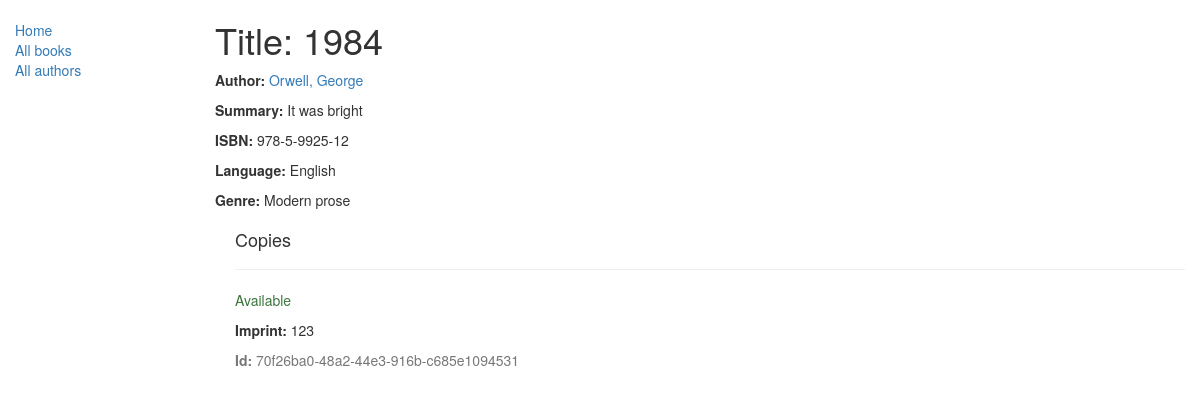
The page /catalog/book/1 on the database as committed earlier.
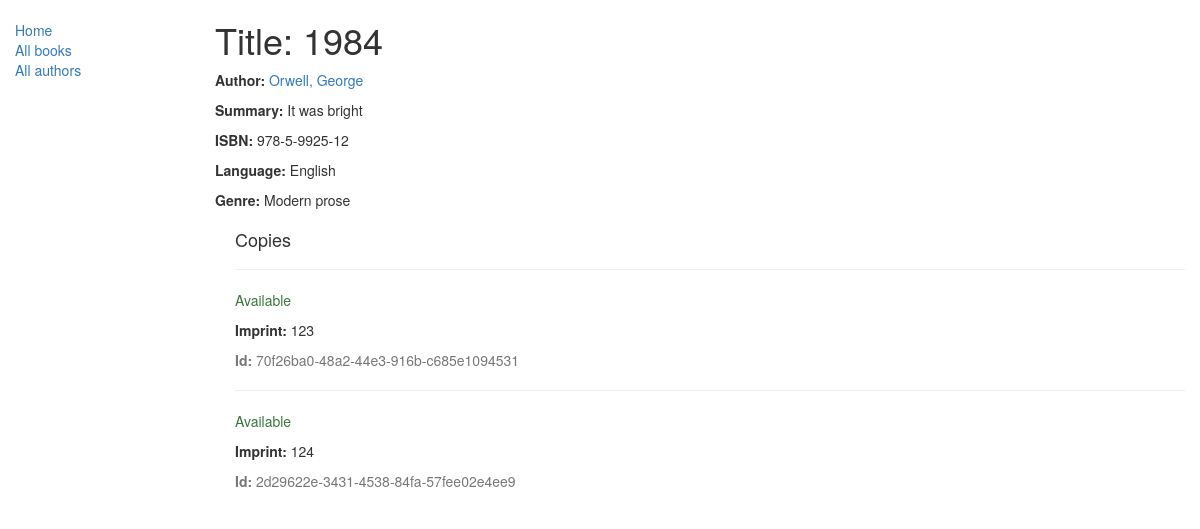
The same page on the database as committed later.
### catalog/models.py (models this page shows, shortened)
class Genre(models.Model):
    name = models.CharField(max_length=200, help_text="Enter a book genre (e.g. Science Fiction, French Poetry etc.)")
    def __str__(self):
        return self.name

class BookInstance(models.Model):
    id = models.UUIDField(primary_key=True, default=uuid.uuid4, help_text="Unique ID for this particular book across whole library")
    book = models.ForeignKey('Book', on_delete=models.SET_NULL, null=True)
    imprint = models.CharField(max_length=200)
    due_back = models.DateField(null=True, blank=True)
    LOAN_STATUS = (
        ('m', 'Maintenance'),
        ('o', 'On loan'),
        ('a', 'Available'),
        ('r', 'Reserved'),
    )
    status = models.CharField(max_length=1, choices=LOAN_STATUS, blank=True, default='m', help_text='Book availability')
    class Meta:
        ordering = ["due_back"]

### catalog/views.py (the view)
# urls.py: url(r'^book/(?P<pk>\d+)$', views.BookDetailView.as_view(), name='book-detail'),
class BookDetailView(generic.DetailView):
    model = Book

### catalog/models.py (called while the page is built)
    def __str__(self):
        return '%s, %s' % (self.last_name, self.first_name)

    def __str__(self):
        return self.name

### catalog/templates/catalog/book_detail.html (shortened to what this page needs)
{% extends "catalog/base_generic.html" %}
{% block content %}
  <h1>Title: {{ book.title }}</h1>
  <p><strong>Author:</strong> <a href="">{{ book.author }}</a></p>
  <p><strong>Summary:</strong> {{ book.summary }}</p>
  <p><strong>ISBN:</strong> {{ book.isbn }}</p>
  <p><strong>Language:</strong> {{ book.language }}</p>
  <p><strong>Genre:</strong> {% for genre in book.genre.all %} {{ genre }}{% if not forloop.last %}, {% endif %}{% endfor %}</p>
  <div style="margin-left:20px;margin-top:20px">
    <h4>Copies</h4>
    {% for copy in book.bookinstance_set.all %}
    <hr>
    <p class="{% if copy.status == 'a' %}text-success{% elif copy.status == 'd' %}text-danger{% else %}text-warning{% endif %}">{{ copy.get_status_display }}</p>
    <p><strong>Imprint:</strong> {{copy.imprint}}</p>
    <p class="text-muted"><strong>Id:</strong> {{copy.id}}</p>
    {% endfor %}
  </div>
{% endblock %}

Rows that differ between the two databases and show on the page:
added BookInstance: status "Available", imprint "124", id "2d29622e-3431-4538-84fa-57fee02e4ee9"
